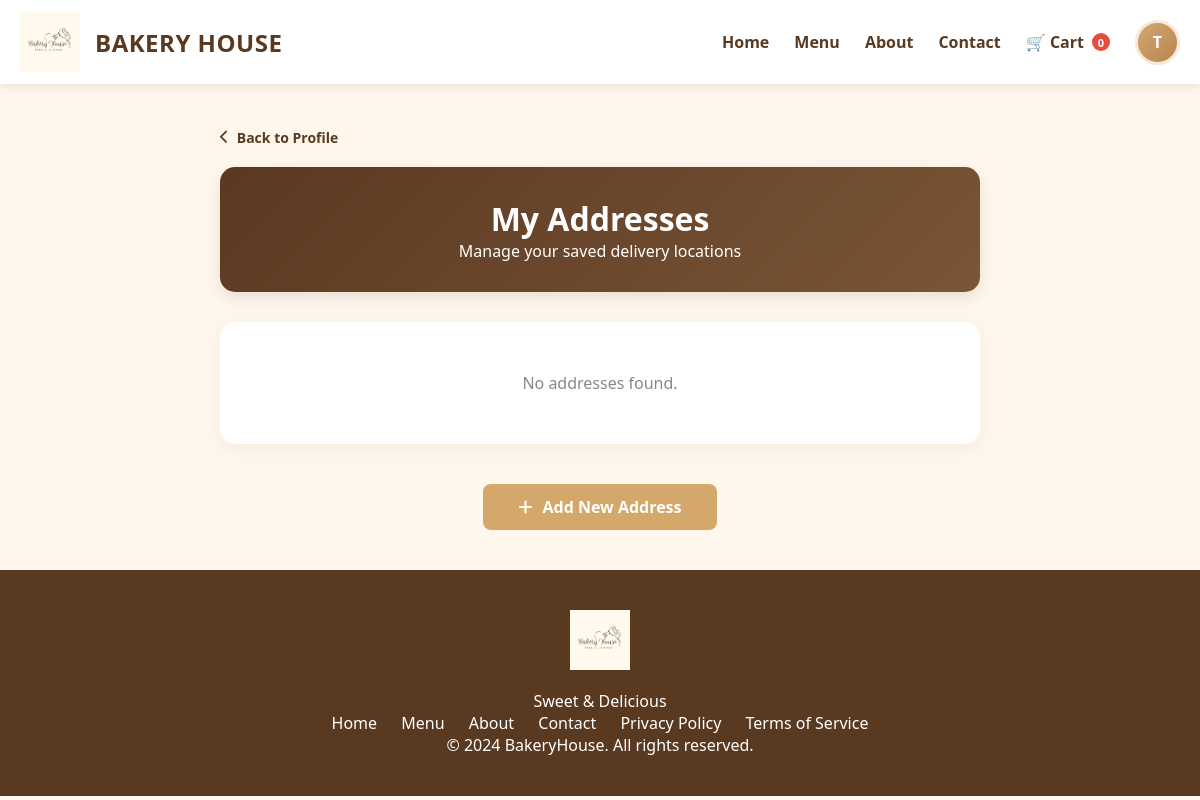
Before: /manageaddress.php (signed in) with the older database file.
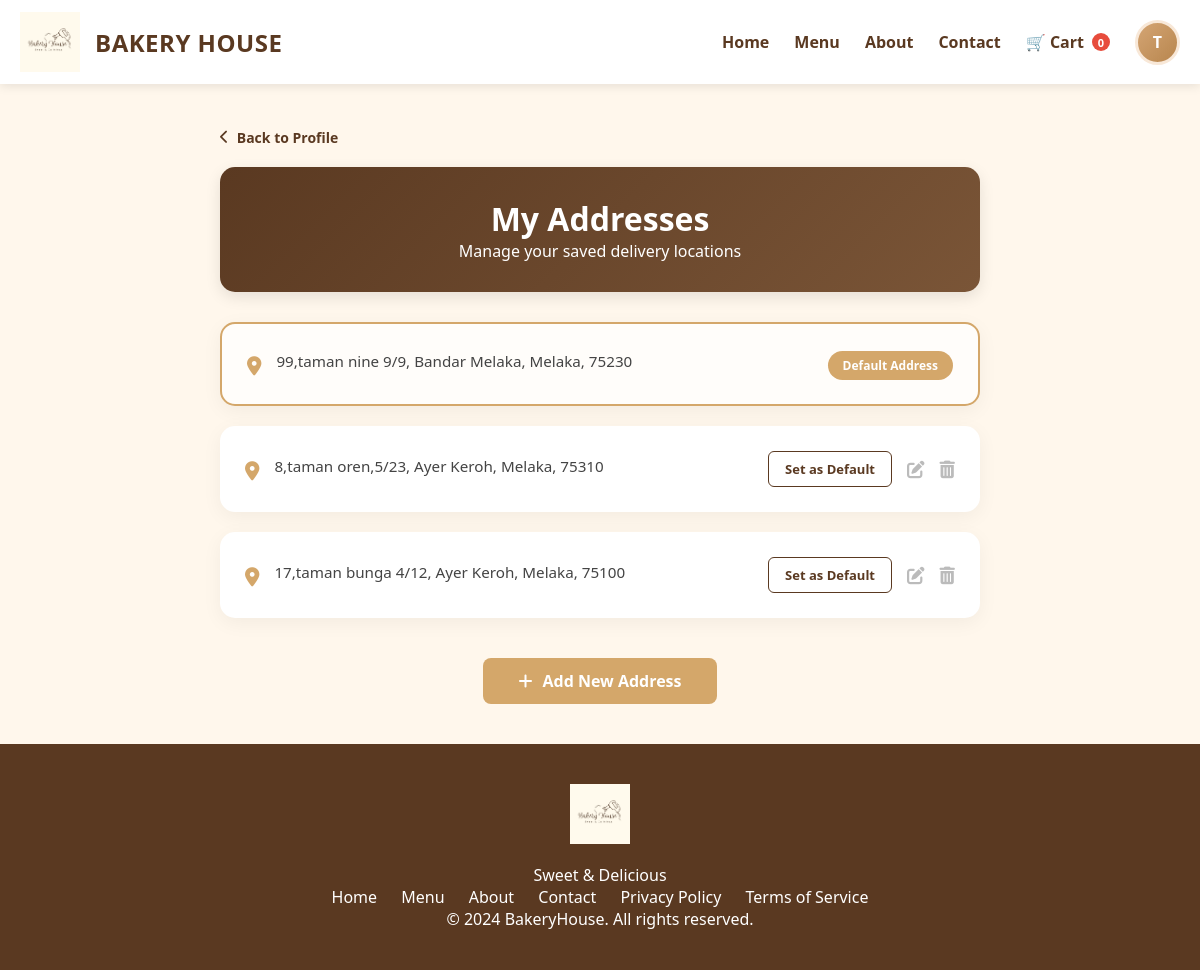
After: the same page with the newer database file.
### tables this page shows
CREATE TABLE `user_addresses` (
  `id` int(11) NOT NULL,
  `user_id` int(11) NOT NULL,
  `address_text` text NOT NULL,
  `is_default` tinyint(1) DEFAULT 0,
  `updated_at` timestamp NOT NULL DEFAULT current_timestamp() ON UPDATE current_timestamp()
);

### manageaddress.php (the view, shortened to what this page needs)
<?php
require_once 'config.php';
$userId = $_SESSION['user_id'];
$stmt = $pdo->prepare("SELECT * FROM user_addresses WHERE user_id = ? ORDER BY is_default DESC, id DESC");
$stmt->execute([$userId]);
$addresses = $stmt->fetchAll(PDO::FETCH_ASSOC);
function formatAddress($raw) {
    if (strpos($raw, '|') !== false) {
        $parts = explode('|', $raw);
        if (count($parts) >= 3) {
            $area = ($parts[0] === 'other' && isset($parts[3])) ? $parts[3] : $parts[0];
            $postcode = $parts[1];
            $street = $parts[2];
            return htmlspecialchars($street) . ", " . htmlspecialchars($area) . ", Melaka, " . htmlspecialchars($postcode);
        }
    }
    return htmlspecialchars($raw);
}
?>
<!DOCTYPE html>
<html lang="en">
<head>
    <link rel="stylesheet" href="manageaddress.css">
    <link rel="stylesheet" href="https://cdnjs.cloudflare.com/ajax/libs/font-awesome/6.0.0/css/all.min.css">
</head>
<body>
    <?php include 'header.php'; ?>
    <main class="profile-page">
        <div class="profile-container">
            <div class="back-navigation">
                <a href="profile.php" class="back-link"><i class="fas fa-chevron-left"></i> Back to Profile</a>
            </div>
            <div class="profile-header">
                <h1>My Addresses</h1>
                <p>Manage your saved delivery locations</p>
            </div>
            <div class="address-list">
                <?php if (empty($addresses)): ?>
                    <div class="info-card empty-state"><p>No addresses found.</p></div>
                <?php else: ?>
                    <?php foreach ($addresses as $addr): ?>
                        <div class="info-card address-card <?php echo $addr['is_default'] ? 'is-default' : ''; ?>">
                            <div class="address-body">
                                <div class="address-info">
                                    <div class="address-icon"><i class="fas fa-map-marker-alt"></i></div>
                                    <div class="address-text"><?php echo formatAddress($addr['address_text']); ?></div>
                                </div>
                                <div class="address-actions">
                                    <?php if ($addr['is_default']): ?>
                                        <span class="badge-default">Default Address</span>
                                    <?php else: ?>
                                        <div class="action-group">
                                            <a href="manageaddress.php?set_default=<?php echo $addr['id']; ?>" class="btn-action btn-set">Set as Default</a>
                                            <a href="edit.address.php?id=<?php echo $addr['id']; ?>" class="btn-edit-icon">
                                              <i class="fas fa-edit"></i>
                                             </a>
                                            <a href="manageaddress.php?delete_id=<?php echo $addr['id']; ?>" class="btn-delete" onclick="return confirm('Delete this address?')">
                                              <i class="fas fa-trash-alt"></i>
                                            </a>
                                </div>
                                    <?php endif; ?>
                                </div>
                            </div>
                        </div>
                    <?php endforeach; ?>
                <?php endif; ?>
            </div>
            <div class="add-action">
                <a href="add.address.php" class="btn btn-primary"><i class="fas fa-plus"></i> Add New Address</a>
            </div>
        </div>
    </main>
    <footer>
        <div class="container">
            <div class="footer-content">
                <div class="footer-logo">
                    <img src="Bakery House Logo.png" alt="BakeryHouse">
                </div>
                <p>Sweet & Delicious</p>
                <div class="footer-links">
                    <a href="mainpage.php">Home</a>
                    <a href="menu.php">Menu</a>
                    <a href="about_us.php">About</a>
                    <a href="contact_us.php">Contact</a>
                    <a href="privacypolicy.php">Privacy Policy</a>
                    <a href="termservice.php">Terms of Service</a>
                </div>
                <p>&copy; 2024 BakeryHouse. All rights reserved.</p>
            </div>
        </div>
    </footer>
</body>
</html>

Changed rows visible on the page:
added user_addresses: address_text "99,taman nine 9/9, Bandar Melaka, Melaka, 75230", is_default "Default Address"
added user_addresses: address_text "8,taman oren,5/23, Ayer Keroh, Melaka, 75310"
added user_addresses: address_text "17,taman bunga 4/12, Ayer Keroh, Melaka, 75100"
Other visible differences:
text no longer shown: "No addresses found."
